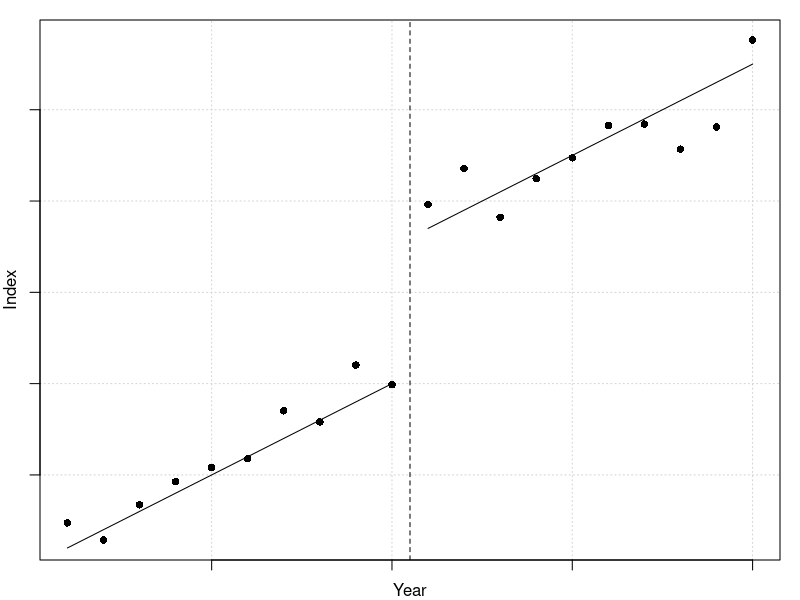

Here is the R script that generated this plot:

# Simple example figure
m <- 1

x <- 1:20
xchange <- 10
y <- m * x + ifelse(x <= xchange, 0, 7.5)

set.seed(42)
ysamp <- y + rnorm(length(y))

png("manuscript/figures/simple_example.png", height = 2.5, width = 3.5, units = "in", res = 400)
par(mar = c(2, 2, 1, 1))
plot(x, ysamp, xlab = NULL, ylab = NULL, pch = 16, panel.first = grid(),
     xaxt = "n", yaxt = "n")
axis(1, labels = FALSE)
axis(2, labels = FALSE)
mtext("Year", 1, line = 1)
mtext("Index", 2, line = 1)


lines(x[1:xchange], y[1:xchange])
lines(x[-c(1:xchange)], y[-c(1:xchange)])
abline(v = xchange + 0.5, lty = 2)
dev.off()
